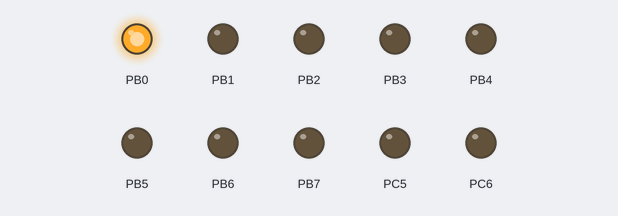
A program run on a simulated ATmega328P, built with avr-gcc and emulated at 8 MHz. On the bench: output pins drawn as LEDs (lit = HIGH).

Above: at 0.3 s.
At 4.8 s:
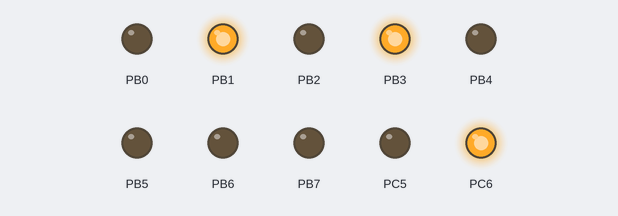
At 9.8 s:
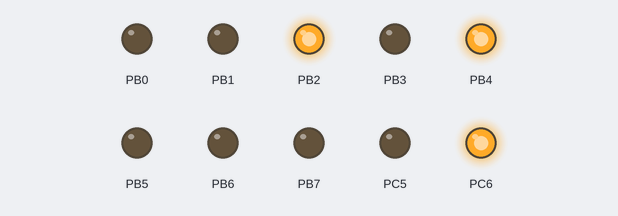
At 19.8 s:
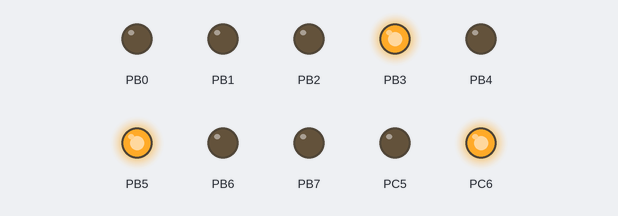
At 29.3 s:
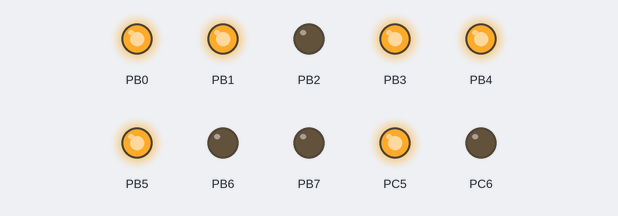
At 39.3 s:
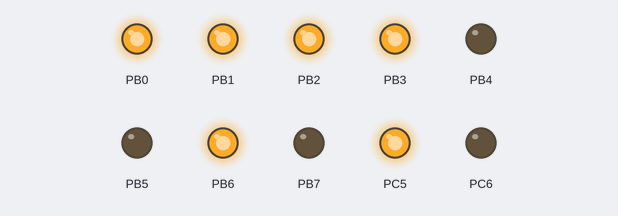
Timing chart, 0 to 40.0 s (numbered marks = the images above):
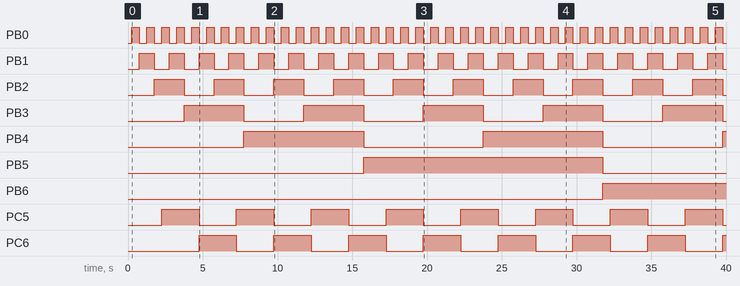

The program:

DA2TASK4_C.c
```c
/*
 * DA2TASK4_C.c
 *
 * Created: 3/13/2016 7:20:38 PM
 *  Author: Rodriguez
 */

#define F_CPU 8000000UL
#include <util/delay.h>
#include <avr/io.h>
#include <avr/interrupt.h>

int i = 1, five, ten;

int main(void)
{
   DDRB = 0xFF;
   DDRC = 0x60;
   PORTC = 0;
   PORTB = 0;

   TCCR1A = 0x00;
   TCCR1B = 0x0D;

   OCR1A = 0x07A1;

   TIMSK1 |= (1<<OCIE1A);
   sei();

   while(1)
   {

   }
}

ISR(TIMER1_COMPA_vect)
{
	if (i==1)
	{
	PORTB++;
	five++;
	ten++;
	i = 0;

	if (ten == 10)
	{
		PORTC = 0x40;
		ten = 0;
		five = 0;
	}
	if (five==5)
	{
		PORTC = 0x20;
		five = 0;
	}
	}
	else if (i == 0)
	{
		i=1;
	}
	TCCR1A = 0x00;
	TCCR1B = 0x0D;

	OCR1A = 0x07A1;

}
```

Measured:
- by itself, PB0: alternates HIGH for 0.50 s and LOW for 0.50 s
- by itself, PB1: alternates HIGH for 1.0 s and LOW for 1.0 s
- by itself, PB2: alternates HIGH for 2.0 s and LOW for 2.0 s
- by itself, PB3: alternates HIGH for 4.0 s and LOW for 4.0 s
- by itself, PB4: alternates HIGH for 8.0 s and LOW for 8.0 s
- by itself, PB5: LOW → HIGH at 15.8 s, → LOW 16.0 s later
- by itself, PB6: LOW → HIGH at 31.8 s
- by itself, PC5, PC6: alternates HIGH for 2.5 s and LOW for 2.5 s
